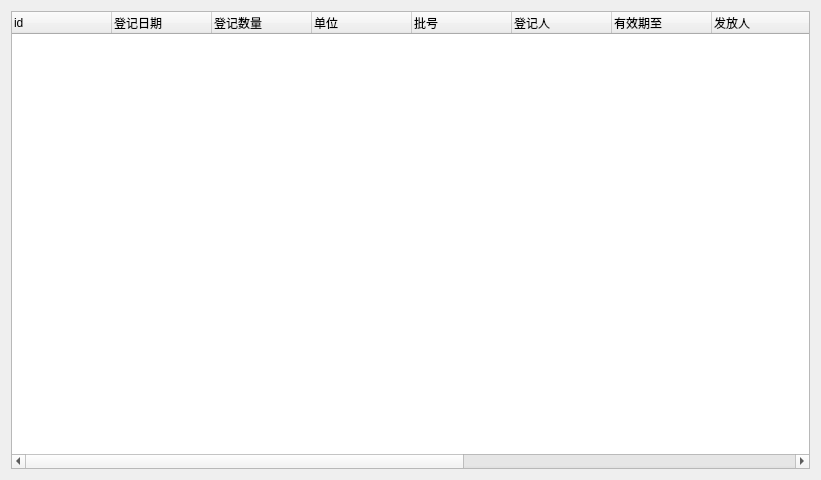
<?xml version="1.0" encoding="UTF-8"?>
<ui version="4.0">
 <class>Form</class>
 <widget class="QWidget" name="Form">
  <property name="geometry">
   <rect>
    <x>0</x>
    <y>0</y>
    <width>821</width>
    <height>480</height>
   </rect>
  </property>
  <property name="windowTitle">
   <string>Form</string>
  </property>
  <layout class="QGridLayout" name="gridLayout">
   <item row="0" column="0">
    <widget class="QTreeWidget" name="treeWidget_oddmentlist">
     <property name="contextMenuPolicy">
      <enum>Qt::CustomContextMenu</enum>
     </property>
     <property name="indentation">
      <number>0</number>
     </property>
     <column>
      <property name="text">
       <string>id</string>
      </property>
     </column>
     <column>
      <property name="text">
       <string>登记日期</string>
      </property>
     </column>
     <column>
      <property name="text">
       <string>登记数量</string>
      </property>
     </column>
     <column>
      <property name="text">
       <string>单位</string>
      </property>
     </column>
     <column>
      <property name="text">
       <string>批号</string>
      </property>
     </column>
     <column>
      <property name="text">
       <string>登记人</string>
      </property>
     </column>
     <column>
      <property name="text">
       <string>有效期至</string>
      </property>
     </column>
     <column>
      <property name="text">
       <string>发放人</string>
      </property>
     </column>
     <column>
      <property name="text">
       <string>发放日期</string>
      </property>
     </column>
     <column>
      <property name="text">
       <string>寄库人</string>
      </property>
     </column>
     <column>
      <property name="text">
       <string>寄库日期</string>
      </property>
     </column>
     <column>
      <property name="text">
       <string>接收人</string>
      </property>
     </column>
     <column>
      <property name="text">
       <string>接收日期</string>
      </property>
     </column>
     <column>
      <property name="text">
       <string>状态</string>
      </property>
     </column>
    </widget>
   </item>
  </layout>
 </widget>
 <resources/>
 <connections/>
</ui>
